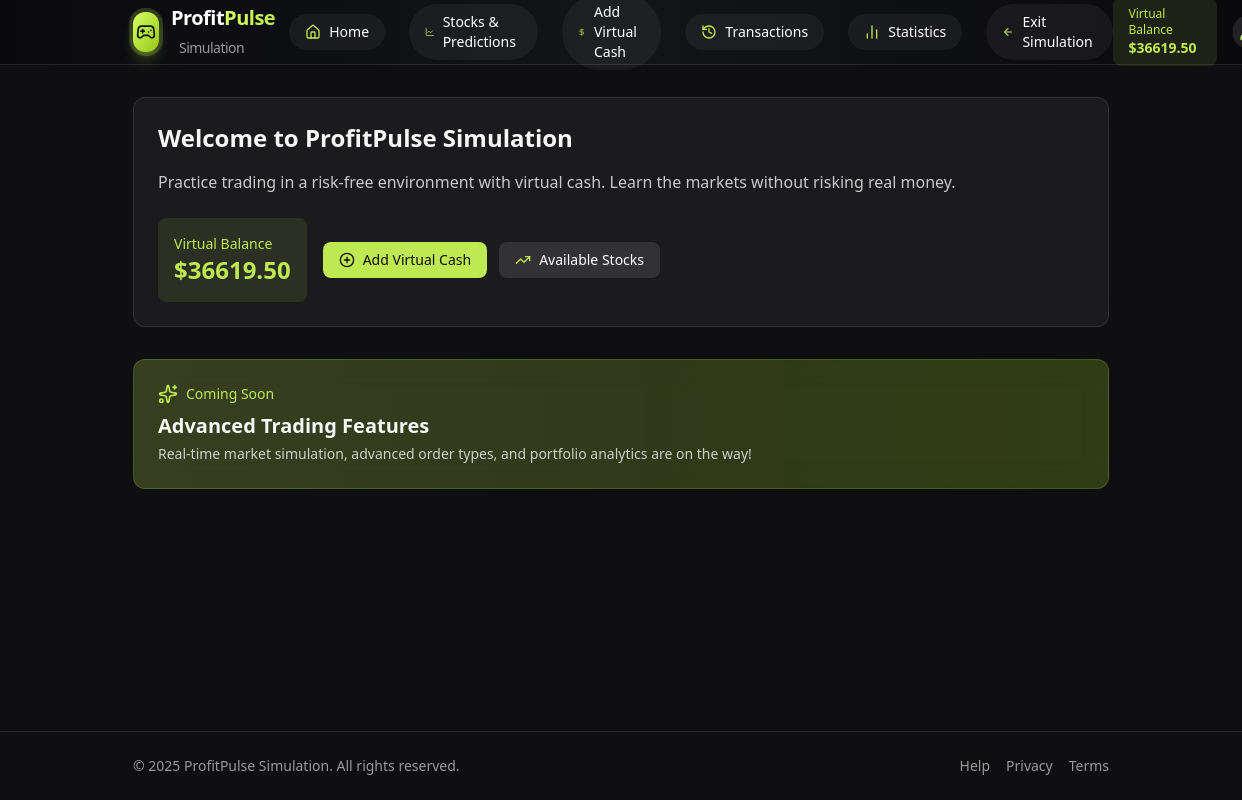
The page /simulation/ (signed in) on the database as committed earlier.
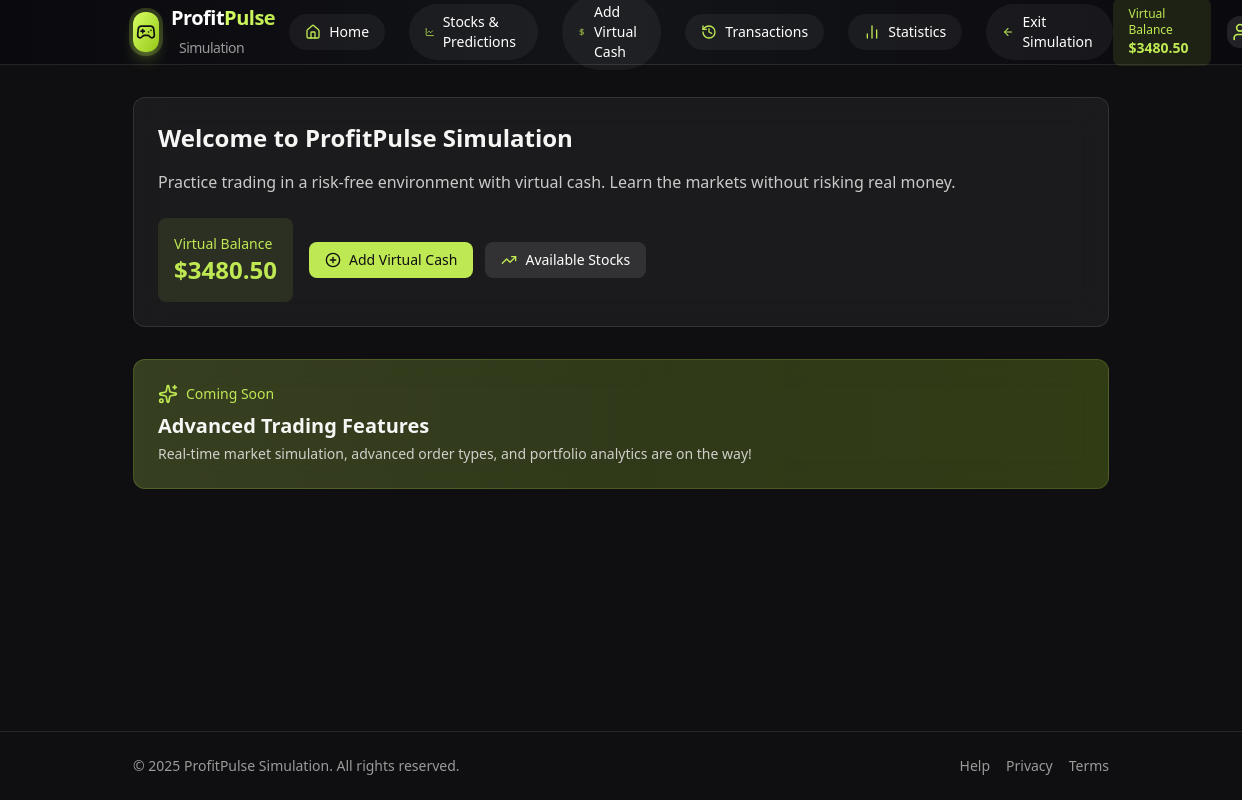
The same page on the database as committed later.
### simulation/models.py (models this page shows, shortened)
class UserWallet(models.Model):
    user = models.OneToOneField(User, on_delete=models.CASCADE)
    balance = models.DecimalField(max_digits=10, decimal_places=2, default=10000.00)
    created_at = models.DateTimeField(auto_now_add=True)

### simulation/views.py (the view)
# urls.py: path('', views.simulation_home, name='home'),
@ensure_csrf_cookie
@login_required
def simulation_home(request):
    wallet, created = UserWallet.objects.get_or_create(user=request.user)
    progress = UserProgress.objects.filter(user=request.user)
    current_scenario = SimulationScenario.objects.filter(
        userprogress__user=request.user,
        userprogress__completed=False
    ).order_by('order').first()
    if not current_scenario:
        current_scenario = SimulationScenario.objects.order_by('order').first()
        if current_scenario:
            UserProgress.objects.create(user=request.user, scenario=current_scenario)
    recent_transactions = WalletTransaction.objects.filter(
        wallet=wallet
    ).order_by('-created_at')[:5]
    return render(request, 'simulation/simulation_home.html', {
        'wallet': wallet,
        'current_scenario': current_scenario,
        'recent_transactions': recent_transactions,
    })

### simulation/templates/simulation/simulation_home.html
{% extends 'simulation/simulation_base.html' %}
{% block content %}
<div class="flex flex-col gap-4 sm:gap-6 md:gap-8 p-4 sm:p-6 md:p-0">
    <div class="rounded-xl bg-white/5 p-4 sm:p-6 backdrop-blur-lg border border-white/10">
        <h1 class="text-xl sm:text-2xl font-bold text-[#F6F6F5] mb-2 sm:mb-4">Welcome to ProfitPulse Simulation</h1>
        <p class="text-sm sm:text-base text-[#F6F6F5]/80">Practice trading in a risk-free environment with virtual cash. Learn the markets without risking real money.</p>
        <div class="mt-4 sm:mt-6 flex flex-col sm:flex-row items-start sm:items-center gap-4">
            <div class="rounded-lg bg-[#BFE953]/10 p-4 w-full sm:w-auto">
                <p class="text-sm text-[#BFE953]">Virtual Balance</p>
                <p class="text-xl sm:text-2xl font-bold text-[#BFE953]">${{ wallet.balance|default:"0.00"|floatformat:2 }}</p>
            </div>
            <div class="flex gap-3 w-full sm:w-auto">
                <a href="{% url 'simulation:add_cash' %}" class="flex-1 sm:flex-initial inline-flex items-center justify-center sm:justify-start gap-2 rounded-lg bg-[#BFE953] px-3 sm:px-4 py-2 text-sm font-medium text-[#0F0F11] hover:bg-[#d6ff63] transition-all duration-300">
                    <i data-lucide="plus-circle" class="h-4 w-4"></i>
                    Add Virtual Cash
                </a>
                <a href="{% url 'simulation:available_stocks' %}" class="flex-1 sm:flex-initial inline-flex items-center justify-center sm:justify-start gap-2 rounded-lg bg-white/10 px-3 sm:px-4 py-2 text-sm font-medium text-white hover:bg-white/20 transition-all duration-300">
                    <i data-lucide="trending-up" class="h-4 w-4 text-[#BFE953]"></i>
                    Available Stocks
                </a>
            </div>
        </div>
    </div>
    <div class="relative overflow-hidden rounded-xl bg-gradient-to-r from-[#d6ff63]/20 to-[#96c718]/20 p-4 sm:p-6 backdrop-blur-lg border border-[#BFE953]/20">
        <div class="relative z-10">
            <div class="flex items-center gap-2 text-[#BFE953]">
                <i data-lucide="sparkles" class="h-4 w-4 sm:h-5 sm:w-5"></i>
                <p class="text-xs sm:text-sm font-medium">Coming Soon</p>
            </div>
            <h2 class="mt-1 sm:mt-2 text-lg sm:text-xl font-bold text-[#F6F6F5]">Advanced Trading Features</h2>
            <p class="mt-1 text-xs sm:text-sm text-[#F6F6F5]/80">Real-time market simulation, advanced order types, and portfolio analytics are on the way!</p>
        </div>
        <div class="absolute right-0 top-0 h-full w-1/2 bg-gradient-to-l from-[#BFE953]/5 to-transparent"></div>
    </div>
</div>
{% endblock %}

### simulation/templates/simulation/simulation_base.html (shortened to what the changed rows need)
<!DOCTYPE html>
<html lang="en">
<head>
    <script src="https://cdn.tailwindcss.com"></script>
    <link href="https://cdn.jsdelivr.net/npm/lucide-static@latest/font/lucide.css" rel="stylesheet">
</head>
<body class="flex min-h-screen flex-col bg-[#0F0F11] text-[#F6F6F5]">
    <header class="sticky top-0 z-40 w-full border-b border-white/10 bg-gradient-to-r from-[#0a0a0e] via-[#131417] to-[#0a0a0e] backdrop-blur-md">
        <div class="container mx-auto px-4 sm:px-6">
            <div class="flex h-16 items-center justify-between">
                <div class="hidden md:flex items-center gap-4">
                    <div class="flex items-center gap-4">
                        <div class="rounded-lg bg-[#BFE953]/10 px-4 py-2">
                            <p class="text-xs text-[#BFE953]">Virtual Balance</p>
                            <p class="text-sm font-bold text-[#BFE953]">${{ wallet.balance|default:"0.00"|floatformat:2 }}</p>
                        </div>
                    </div>
                </div>
            </div>
        </div>
    </header>
    <main class="flex-1 container mx-auto px-4 sm:px-6 py-8">
        {% block content %}
        {% endblock %}
    </main>
</body>
</html>

Rows that differ between the two databases and show on the page:
changed UserWallet: balance "36619.50" → "3480.50"
